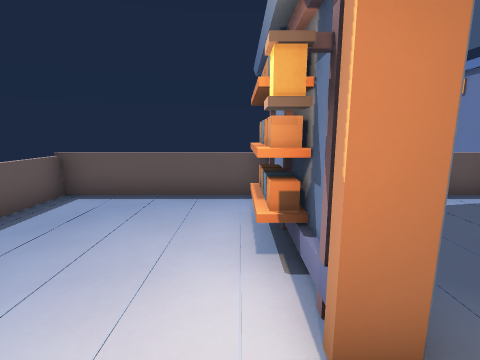
view 1 (above)

12 first-person views from a walk through a Godot game level. The camera is 1.5 m above the floor, tilts 10° down and sees 85° across. Doors that lead somewhere are drawn open, without their leaves. The floor is counted in squares, 1 m on a side. Each view is taken from the middle of a square. On the plan, view 1 faces up. The plan holds only what a view shows up to about 14 squares ahead; the rest is blank. The place goes on beyond the plan.

view 2
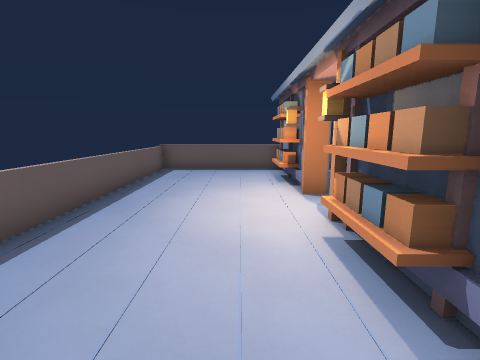

view 3
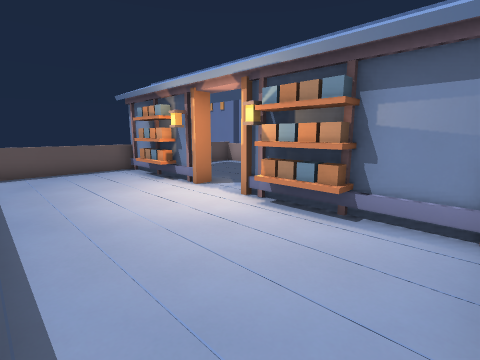

view 4
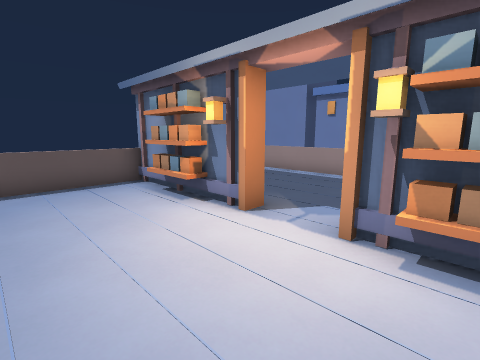

view 5
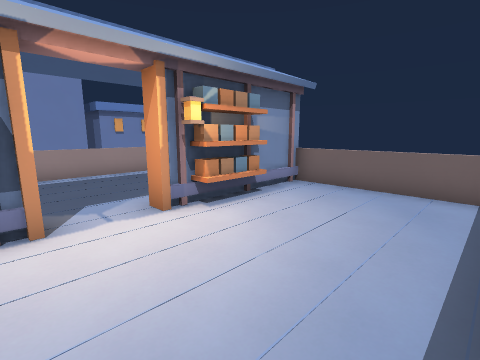

view 6
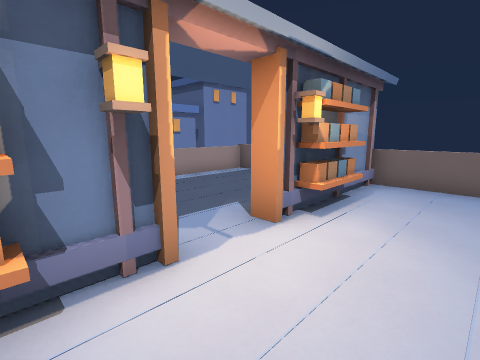

view 7
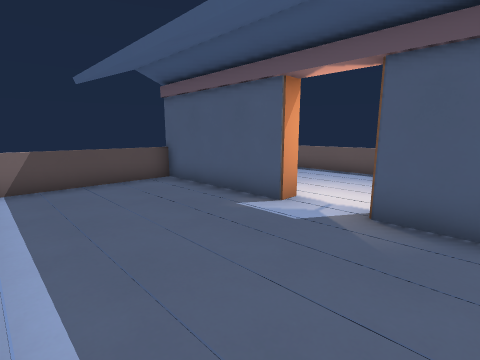

view 8
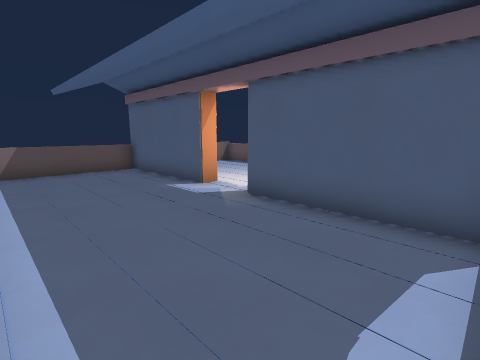

view 9
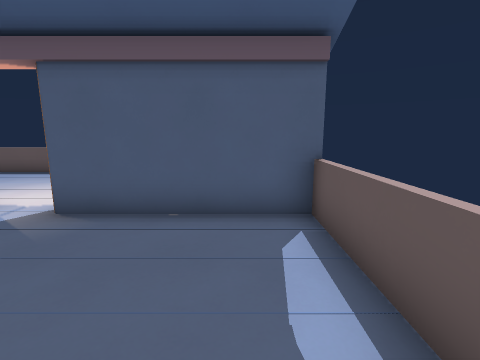

view 10
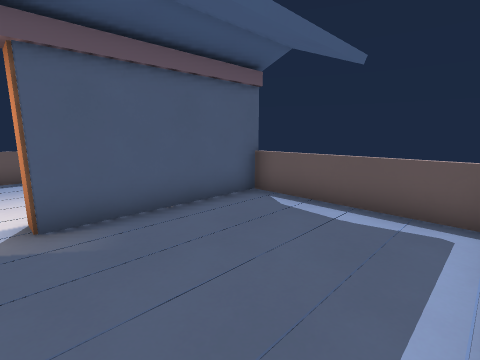

view 11
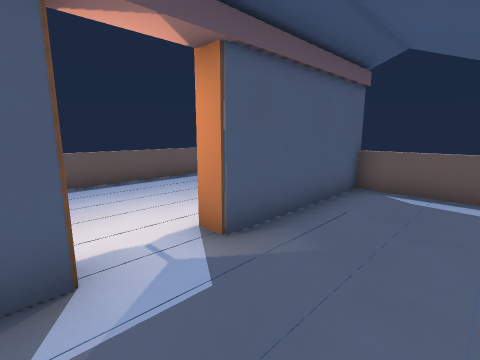

view 12
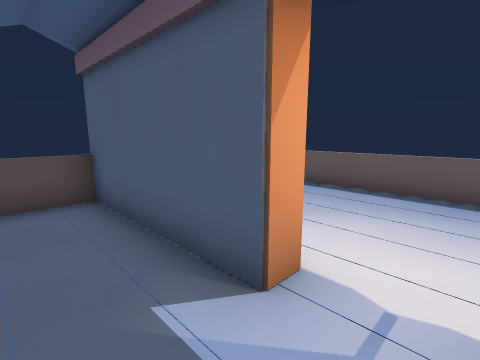

### Floor plan
Points are (right, up) in squares from view 1. A wall is a line through its corners. A room is listed if a view was taken in it or the views show most of it. See-through windows are left out.
Room 1 (views 1, 2, 3, 4, 5, 6)
walls: (0.8, 1.6) (0.8, 2.6); (0.9, 1.9) (0.1, 1.9); (0.2, -1.3) (0.8, -1.3); (0.3, -1.6) (0.3, -0.9); (0.8, 3.4) (0.8, 6.4); (0.6, -2.5) (0.6, -0.4); (0.8, -2.6) (0.8, -0.6); (0.8, -5.6) (0.8, -3.4)
low walls: (0.8, 6.4) (-4.4, 6.4) (-4.4, -4.5); (-3.8, -5.4) (0.9, -5.4)
ways out: open door at (1, 0.5) to room 2
objects: other object (0, -3) to (0, -2); other object (0, 3) to (0, 4)
Room 2 (views 7, 8, 9, 10, 11, 12)
walls: (1.2, -0.4) (1.2, -5.4); (0.1, 2.1) (0.9, 2.1); (1.2, 6.6) (1.2, 1.4)
low walls: (1.2, -5.4) (6.4, -5.4) (6.4, 5.8); (5.9, 6.4) (1.1, 6.4)
ways out: open door at (1, 0.5) to room 1

Positions as (right, up) in squares from view 1, and headings:
1: (0, 0), facing up
2: (-1, -5), facing up
3: (-4, -5), facing up-right
4: (-3, -2), facing up-right
5: (-4, 2), facing down-right
6: (-2, 3), facing down-right
7: (6, 3), facing down-left
8: (6, 6), facing down-left
9: (6, 5), facing left
10: (6, 1), facing up-left
11: (4, -1), facing up-left
12: (3, 1), facing down-left
